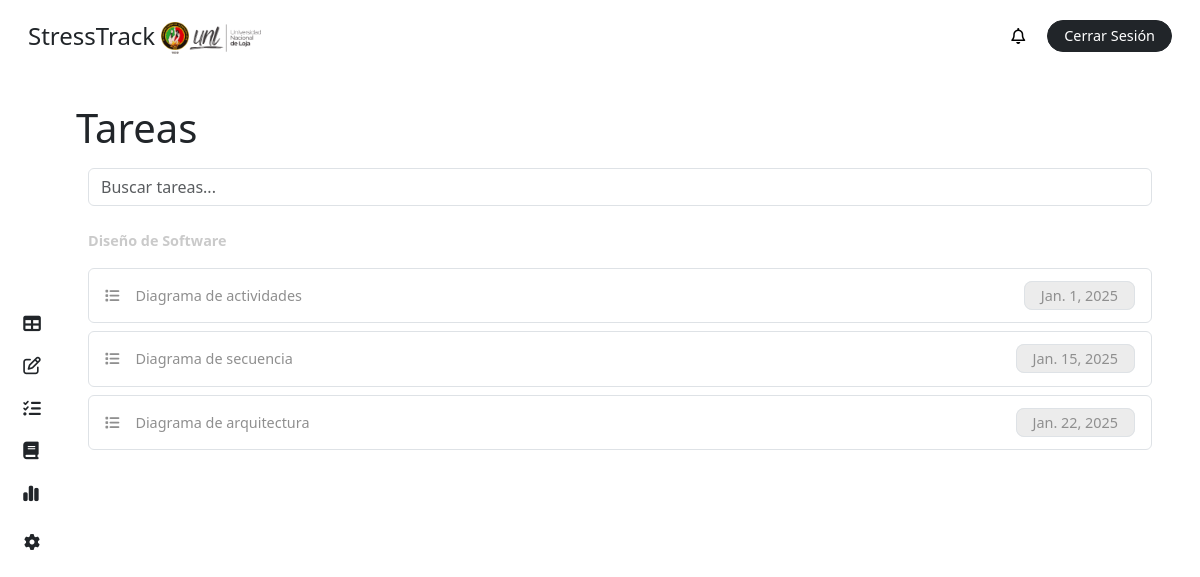
Screenshot of /tasks/ (signed in) with the database file from the repository.
### stress/models.py (models this page shows, shortened)
class Course(models.Model):
    name = models.CharField(max_length=100)
    teacher = models.ForeignKey('CustomUser', on_delete=models.CASCADE, related_name='teaching_courses', limit_choices_to={'role': 'teacher'})

class Task(models.Model):
    title = models.CharField(max_length=200)
    due_date = models.DateField(blank=True, null=True)
    course = models.ForeignKey(Course, on_delete=models.CASCADE, related_name='tasks')

### stress/views.py (the view, shortened to what this page needs)
# urls.py: path('tasks/', views.list_tasks, name='list-tasks'),
@login_required
def list_tasks(request):
    user = request.user
    if user.role == 'student':
        course = user.course
    else:
        course = user.teaching_courses.first()
    if course:
        tasks = course.tasks.all()
    else:
        tasks = None
    context = {
        'tasks': tasks,
        'role': user.role,
        'course': course,
        'notifications': user.notifications.all(),
        'unread_notifications': user.notifications.filter(is_read=False).count(),
    }
    return render(request, 'dashboard/task.html', context)

### stress/templates/dashboard/task.html (shortened to what this page needs)
{% extends "base/dashboard_base.html" %}
{% block content %}
{% include "elements/dashboard_sidebar.html" with role=role %}
<main class="main p-4 pt-2 pe-5">
    <div class="my-4">
        <div class="row">
            <div class="col-11 p-0">
                <h1 class="m-0">Tareas</h1>
            </div>
        </div>
        <div class="row my-3">
            <div class="col-12">
                <input type="text" id="searchInput" class="form-control" placeholder="Buscar tareas...">
            </div>
        </div>
        <label class="text-grisillo fw-bold my-2">
            {% if course %}
                {{ course.name }}
            {% else %}
                Curso
            {% endif %}
        </label>
        {% if not tasks %}
            <div class="bg-inf p-3 rounded-2 text-gris">
                <i class="fas fa-info-circle"></i> No existen tareas asignadas por el momento.
            </div>
        {% else %}
            {% for task in tasks %}
                {% if role == 'student' %}
                    <div class="p-3 my-2 rounded-2 text-gris border border-1 task-item">
                        <div class="row">
                            <div class="col-10">
                                <i class="fa-solid fa-list me-3"></i>{{ task.title }}
                            </div>
                            <div class="col-2 text-end">
                                <div class="ms-4 bg-color-grisillo py-1 px-3 border d-inline rounded-3 fs-7">
                                    {{ task.due_date }}
                                </div>
                            </div>
                        </div>
                    </div>
                {% endif %}
            {% endfor %}
        {% endif %}
    </div>
</main>
{% endblock %}

### stress/static/css/main.css (style rules this page uses)
body { height: 100vh; margin: 0; padding: 0; display: grid; grid-template-columns: 4rem 1fr; grid-template-rows: 4.5rem 1fr; grid-template-areas: "header header" "side main"; gap: 0; background-color: white; }
.main { grid-area: main; overflow-y: auto; }
.fs-7 { font-size: .9rem; }
.text-grisillo { color: #cacaca; font-size: .9rem; }
.text-gris { color: #8f8f8f !important; font-size: .9rem; }
.bg-color-grisillo { background-color: #ececec; }

### rows the page displays
Course: name "Diseño de Software"
Task: title "Diagrama de actividades", due_date "Jan. 1, 2025"
Task: title "Diagrama de secuencia", due_date "Jan. 15, 2025"
Task: title "Diagrama de arquitectura", due_date "Jan. 22, 2025"
